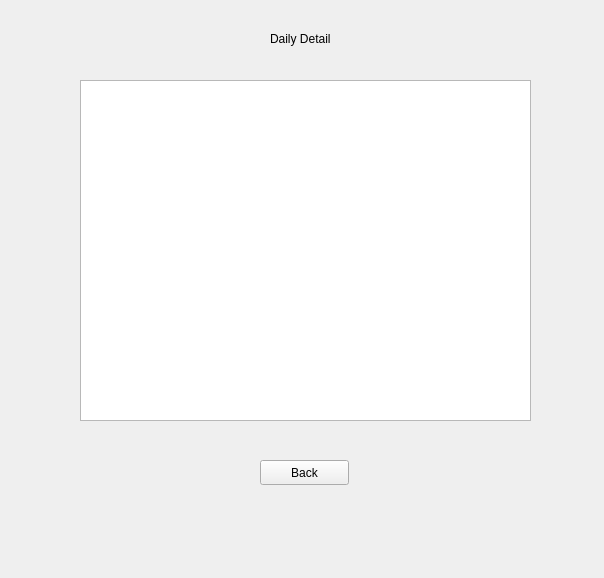
<?xml version="1.0" encoding="UTF-8"?>
<ui version="4.0">
 <class>Form</class>
 <widget class="QWidget" name="Form">
  <property name="geometry">
   <rect>
    <x>0</x>
    <y>0</y>
    <width>604</width>
    <height>578</height>
   </rect>
  </property>
  <property name="windowTitle">
   <string>Form</string>
  </property>
  <widget class="QTableWidget" name="tableWidget">
   <property name="geometry">
    <rect>
     <x>80</x>
     <y>80</y>
     <width>451</width>
     <height>341</height>
    </rect>
   </property>
  </widget>
  <widget class="QLabel" name="label">
   <property name="geometry">
    <rect>
     <x>270</x>
     <y>30</y>
     <width>91</width>
     <height>17</height>
    </rect>
   </property>
   <property name="text">
    <string>Daily Detail</string>
   </property>
  </widget>
  <widget class="QPushButton" name="pushButton">
   <property name="geometry">
    <rect>
     <x>260</x>
     <y>460</y>
     <width>89</width>
     <height>25</height>
    </rect>
   </property>
   <property name="text">
    <string>Back</string>
   </property>
  </widget>
 </widget>
 <resources/>
 <connections/>
</ui>
